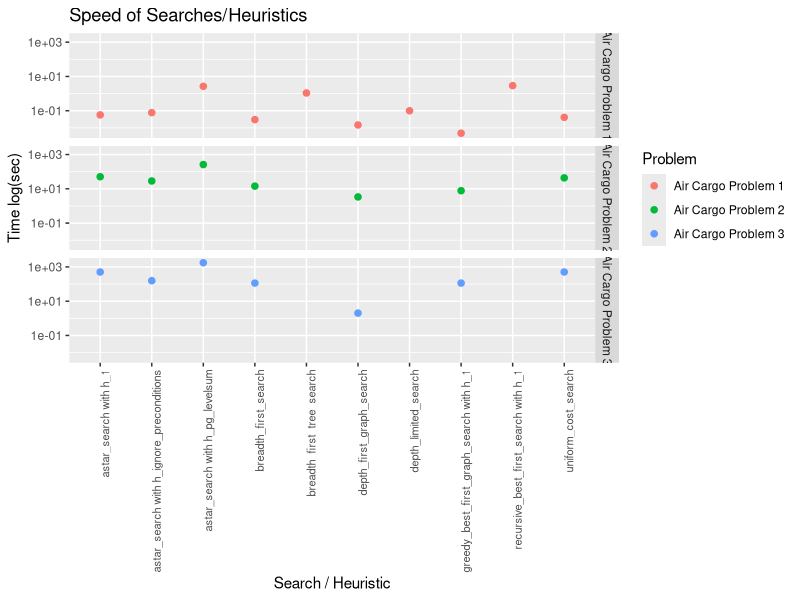
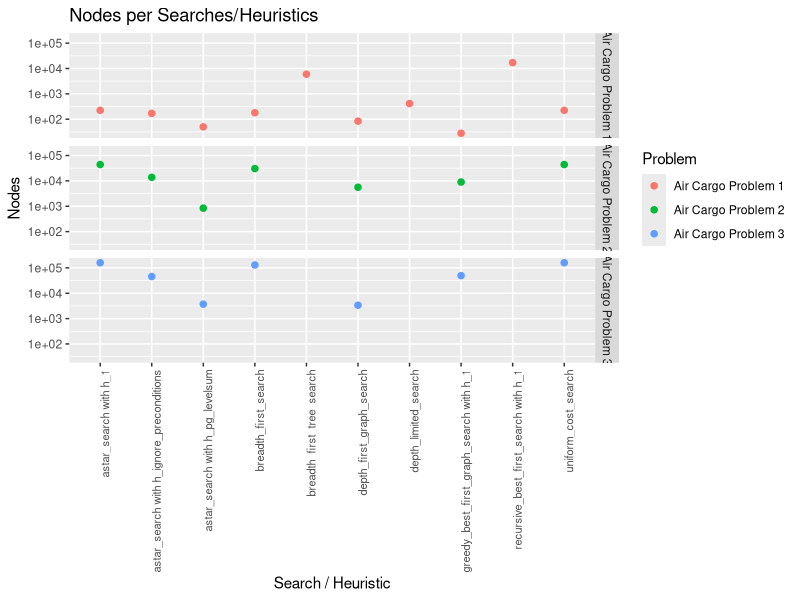

The R source for these figures, in order:
## ---- chunk 1
knitr::opts_chunk$set(echo = TRUE)
## ---- chunk 2
library(ggplot2)
library(dplyr)
library(knitr)
## ---- chunk 3
df <- read.csv("heuristic_data.csv", header = TRUE, numerals = c("no.loss"),
               colClasses=c(rep("character",2),rep("numeric",5)))
df$Problem <- as.factor(df$Problem)
df$Heuristic <- as.factor(df$Heuristic)
df <- df[!is.na(df$Plan.Length),]

shortest <- df %>% group_by(Problem) %>% summarize(Shortest.Plan.Length=min(Plan.Length))
p1_shortest_plan_len <- shortest$Shortest.Plan.Length[1]
p1_shortest_heuristics = paste(df[df$Problem == 'Air Cargo Problem 1' & df$Plan.Length == p1_shortest_plan_len,]$Heuristic, collapse = ', ')
p2_shortest_plan_len <- shortest$Shortest.Plan.Length[2]
p2_shortest_heuristics = paste(df[df$Problem == 'Air Cargo Problem 2' & df$Plan.Length == p2_shortest_plan_len,]$Heuristic, collapse = ', ')
p3_shortest_plan_len <- shortest$Shortest.Plan.Length[3]
p3_shortest_heuristics = paste(df[df$Problem == 'Air Cargo Problem 3' & df$Plan.Length == p3_shortest_plan_len,]$Heuristic, collapse = ', ')
## ---- chunk 4
kable(df[df$Problem == 'Air Cargo Problem 1', -which(names(df) %in% c("Problem"))],
      digits = 3)
## ---- chunk 5
kable(df[df$Problem == 'Air Cargo Problem 2', -which(names(df) %in% c("Problem"))],
      digits = 3)
## ---- chunk 6
kable(df[df$Problem == 'Air Cargo Problem 3', -which(names(df) %in% c("Problem"))],
      digits = 3)
## ---- chunk 7
plot <- ggplot(df, aes(x = Heuristic, y = Time, group = Problem, col = Problem)) + 
  geom_point(size = 3, shape = 20, na.rm = TRUE) + 
  facet_grid(Problem ~ .) +
  scale_y_log10() +
  ggtitle("Speed of Searches/Heuristics") +
  xlab("Search / Heuristic") + 
  ylab("Time log(sec)") + 
  theme(axis.text.x = element_text(angle = 90, hjust = 1, size = 8))
plot
## ---- chunk 8
plot <- ggplot(df, aes(x = Heuristic, y = New.Nodes, group = Problem, col = Problem)) + 
  geom_point(size = 3, shape = 20, na.rm = TRUE) + 
  facet_grid(Problem ~ .) +
  scale_y_log10() +
  ggtitle("Nodes per Searches/Heuristics") +
  xlab("Search / Heuristic") + 
  ylab("Nodes") + 
  theme(axis.text.x = element_text(angle = 90, hjust = 1, size = 8))
plot
